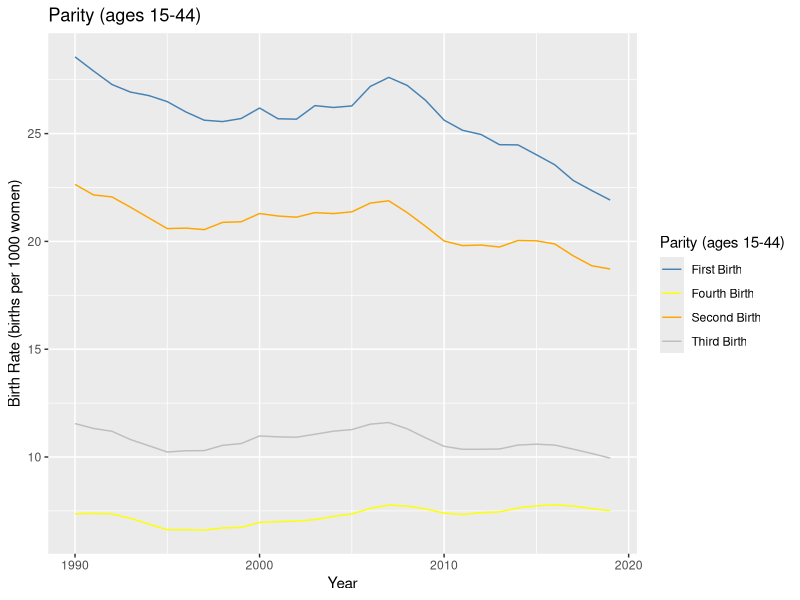

Here is the R script that generated this plot:
#### load the libraies we need ####
library(tidyverse)
library(dplyr)
library(here)
library(ggplot2)
library(haven)

# Import the dta
birth_pop <- read_dta(here::here("inputs/data/nchs_births_pop_1990_2019.dta"))
# Import the dta
age_race_pop <- read_dta(here::here("inputs/data/age_race_comp_seer.dta"))
# Mege two dta together
merged_data <- merge(birth_pop, age_race_pop, by = c("stname", "year"))

# Define new column
merged_data$pop2044 <- with(merged_data, `pop2024.y` + `pop2534.y` + `pop3544.y`)
# use a group by to get the sum
merged_data_grouped_by <- group_by(merged_data, year) %>% summarise(fb_sum = sum(numbirth_firstbirth), sb_sum = sum(numbirth_secondbirth), tb_sum = sum(numbirth_thirdbirth), fbp_sum = sum(numbirth_fourthbirth), pop_sum = sum(pop1544))

#define new columns based on existing columns
merged_data_grouped_by$brith_rate_fb <- with(merged_data_grouped_by, fb_sum / `pop_sum` * 1000)
merged_data_grouped_by$brith_rate_sb <- with(merged_data_grouped_by, sb_sum / `pop_sum` * 1000)
merged_data_grouped_by$brith_rate_tb <- with(merged_data_grouped_by, tb_sum / `pop_sum` * 1000)
merged_data_grouped_by$brith_rate_fbp <- with(merged_data_grouped_by, fbp_sum / `pop_sum` * 1000)

# merge the plot and add legends
ggplot(merged_data_grouped_by, aes(x=year)) + 
  geom_line(aes(y = brith_rate_fb, color = "First Birth")) + 
  geom_line(aes(y = brith_rate_sb, color="Second Birth")) +
  geom_line(aes(y = brith_rate_tb, color="Third Birth")) +
  geom_line(aes(y = brith_rate_fbp, color="Fourth Birth")) +
  scale_color_manual(name = "Parity (ages 15-44)", 
                     values = c("First Birth" = "steelblue", 
                                "Second Birth" = "orange", 
                                "Third Birth" = "gray", 
                                "Fourth Birth" = "yellow")) + 
  xlab("Year") + ylab("Birth Rate (births per 1000 women)") + ggtitle("Parity (ages 15-44)")














